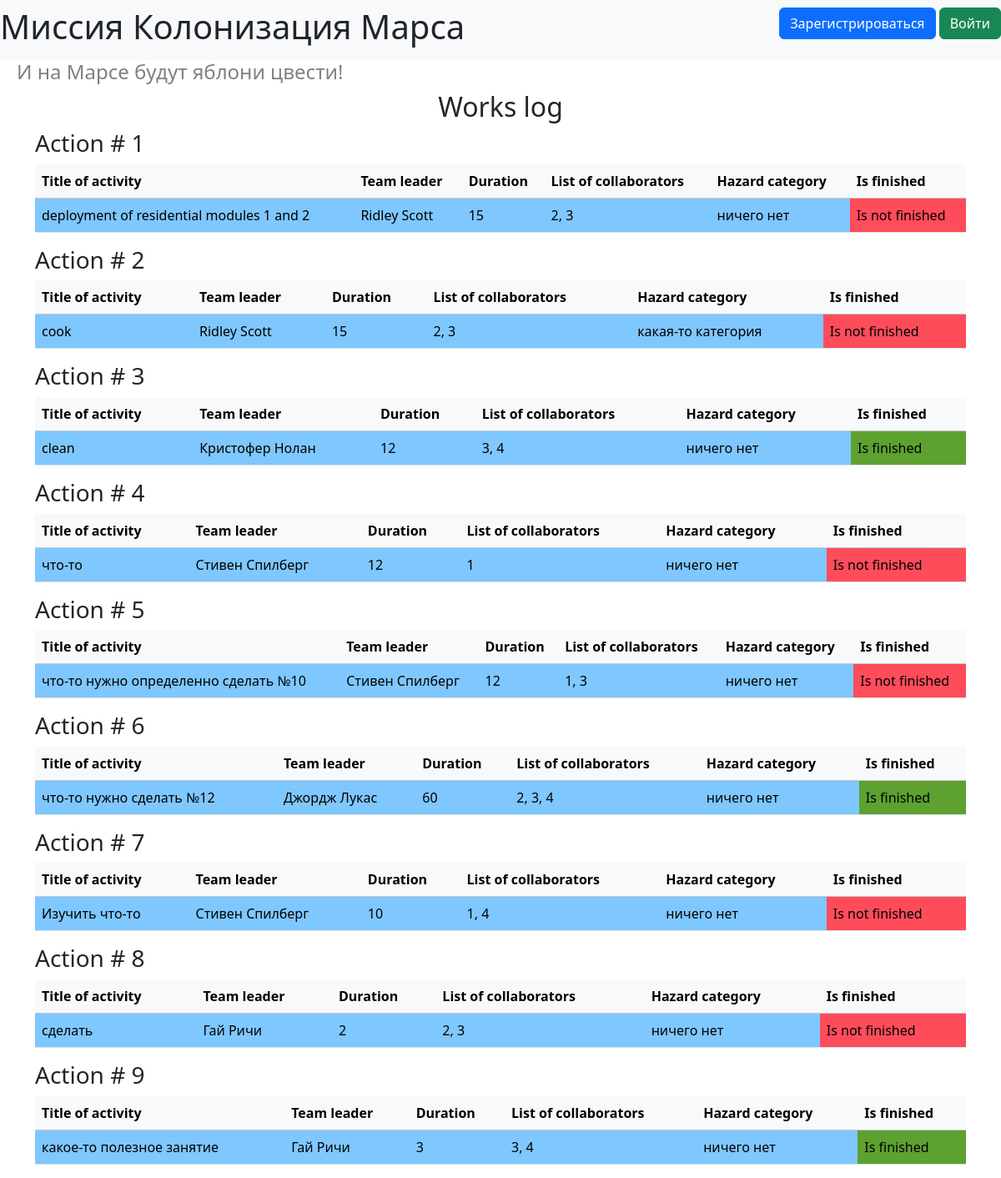
The page /index on the database as committed earlier.
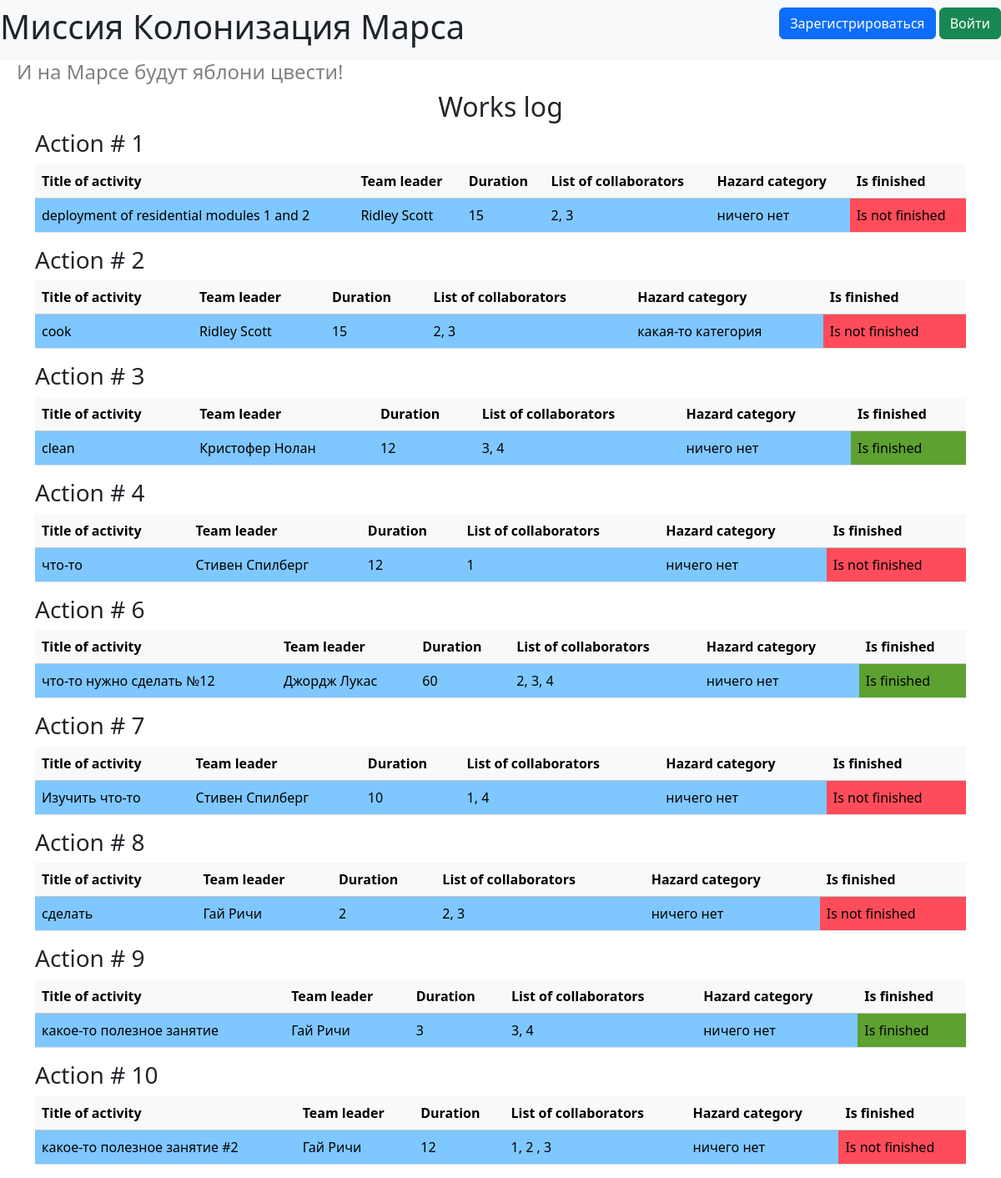
The same page on the database as committed later.
### data/jobs.py (models this page shows)
class Job(db_session.SqlAlchemyBase, SerializerMixin):
    __tablename__ = 'jobs'
    id = sqlalchemy.Column(sqlalchemy.Integer, primary_key=True, autoincrement=True)
    team_leader = sqlalchemy.Column(sqlalchemy.Integer, sqlalchemy.ForeignKey("users.id"))
    job = sqlalchemy.Column(sqlalchemy.String, nullable=True)
    work_size = sqlalchemy.Column(sqlalchemy.Integer, nullable=True)
    collaborators = sqlalchemy.Column(sqlalchemy.String, nullable=True)
    start_date = sqlalchemy.Column(sqlalchemy.DateTime, default=datetime.datetime.now)
    end_date = sqlalchemy.Column(sqlalchemy.DateTime, nullable=True)
    is_finished = sqlalchemy.Column(sqlalchemy.Boolean, nullable=True)
    user = orm.relationship('User')
    categories = orm.relationship("Category",
                                  secondary="association",
                                  backref="jobs")

### data/users.py (models this page shows, shortened)
class User(db_session.SqlAlchemyBase, UserMixin, SerializerMixin):
    __tablename__ = 'users'
    id = sqlalchemy.Column(sqlalchemy.Integer,
                           primary_key=True, autoincrement=True)
    surname = sqlalchemy.Column(sqlalchemy.String, nullable=True)
    name = sqlalchemy.Column(sqlalchemy.String, nullable=True)
    age = sqlalchemy.Column(sqlalchemy.Integer, nullable=True)
    position = sqlalchemy.Column(sqlalchemy.String, nullable=True)
    speciality = sqlalchemy.Column(sqlalchemy.String, nullable=True)
    address = sqlalchemy.Column(sqlalchemy.String, nullable=True)
    email = sqlalchemy.Column(sqlalchemy.String,
                              index=True, unique=True, nullable=True)
    hashed_password = sqlalchemy.Column(sqlalchemy.String, nullable=True)
    modified_date = sqlalchemy.Column(sqlalchemy.DateTime,
                                     default=datetime.datetime.now)
    jobs = orm.relationship('Job', back_populates='user')
    departments = orm.relationship('Department', back_populates='user2')

### data/category.py (models this page shows)
class Category(SqlAlchemyBase, SerializerMixin):
    __tablename__ = 'category'
    id = sqlalchemy.Column(sqlalchemy.Integer, primary_key=True,
                           autoincrement=True)
    name = sqlalchemy.Column(sqlalchemy.String, nullable=True)

### index2.py (the view)
@app.route('/')
@app.route('/index')
def index():
    db_sess = db_session.create_session()
    jobs = db_sess.query(Job).all()
    return render_template('index.html', title='Заготовка', jobs=jobs)

### data/db_session.py (called while the page is built)
def create_session() -> Session:
    global __factory
    return __factory()

### templates/index.html (shortened to what this page needs)
{% extends "base.html" %}
{% block content %}
<h2 align="center">Works log</h2>
{% for item in jobs %}
    <h3>Action # {{ item.id }}</h3>
    <table class="table">
        <thead>
            <tr class="table-light">
                <th scope="col">Title of activity</th>
                <th scope="col">Team leader</th>
                <th scope="col">Duration</th>
                <th scope="col">List of collaborators</th>
                <th scope="col">Hazard category</th>
                <th scope="col">Is finished</th>
            </tr>
        </thead>
        <tbody>
            <tr>
                <td style="background-color: #7fc7ff">{{ item.job }}</td>
                <td style="background-color: #7fc7ff">{{ item.user.name }} {{ item.user.surname }}</td>
                <td style="background-color: #7fc7ff">{{ item.work_size }}</td>
                <td style="background-color: #7fc7ff">{{ item.collaborators }}</td>
                {% if item.categories != [] %}
                    <td style="background-color: #7fc7ff">{{ item.categories[0].name }}</td>
                {% else %}
                    <td style="background-color: #7fc7ff">ничего нет</td>
                {% endif %}
                {% if item.is_finished == 0 %}
                    <td style="background-color: #ff4c5b">Is not finished</td>
                {% else %}
                    <td style="background-color: #5da130">Is finished</td>
                {% endif %}
            </tr>
        </tbody>
    </table>
{% endfor %}
{% endblock %}

Rows that differ between the two databases and show on the page:
removed Job: id "5", job "что-то нужно определенно сделать №10", user.name "Стивен", user.surname "Спилберг", work_size "12", collaborators "1, 3", shows "ничего нет", is_finished "Is not finished"
added Job: id "10", job "какое-то полезное занятие #2", user.name "Гай", user.surname "Ричи", work_size "12", collaborators "1, 2 , 3", shows "ничего нет", is_finished "Is not finished"
